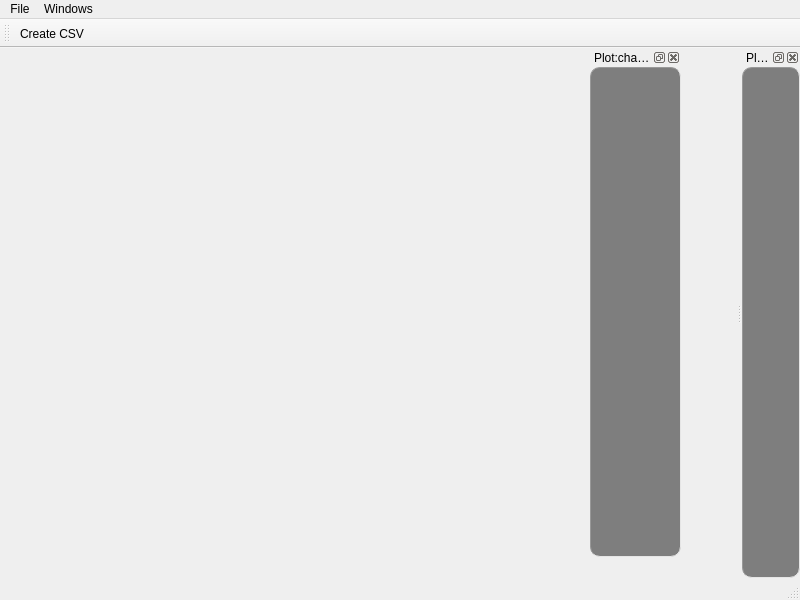
<?xml version="1.0" encoding="UTF-8"?>
<ui version="4.0">
 <class>recordPreview</class>
 <widget class="QMainWindow" name="recordPreview">
  <property name="windowModality">
   <enum>Qt::NonModal</enum>
  </property>
  <property name="geometry">
   <rect>
    <x>0</x>
    <y>0</y>
    <width>800</width>
    <height>600</height>
   </rect>
  </property>
  <property name="windowTitle">
   <string>MainWindow</string>
  </property>
  <property name="windowIcon">
   <iconset resource="logo.qrc">
    <normaloff>:/logo/logo</normaloff>:/logo/logo</iconset>
  </property>
  <widget class="QWidget" name="centralwidget">
   <widget class="QDockWidget" name="dockWidgetPlot_event_history">
    <property name="geometry">
     <rect>
      <x>590</x>
      <y>0</y>
      <width>91</width>
      <height>509</height>
     </rect>
    </property>
    <property name="windowIcon">
     <iconset>
      <normaloff>:/icon/Arcflash</normaloff>:/icon/Arcflash</iconset>
    </property>
    <property name="allowedAreas">
     <set>Qt::RightDockWidgetArea</set>
    </property>
    <property name="windowTitle">
     <string>Plot:change per time </string>
    </property>
    <widget class="QWidget" name="dockWidgetContents_4">
     <layout class="QGridLayout" name="gridLayout_4">
      <property name="leftMargin">
       <number>0</number>
      </property>
      <property name="topMargin">
       <number>0</number>
      </property>
      <property name="rightMargin">
       <number>0</number>
      </property>
      <property name="bottomMargin">
       <number>0</number>
      </property>
      <property name="spacing">
       <number>0</number>
      </property>
      <item row="0" column="0">
       <layout class="QHBoxLayout" name="horizontalLayout_4">
        <item>
         <widget class="QCustomPlot" name="curve_dfdt" native="true">
          <property name="styleSheet">
           <string notr="true">QWidget{
border: 1px solid   #999999;
border-radius:10px;
border-style: inset;
background-color:#7E7E7E;
}</string>
          </property>
         </widget>
        </item>
       </layout>
      </item>
     </layout>
    </widget>
   </widget>
  </widget>
  <widget class="QMenuBar" name="menubar">
   <property name="geometry">
    <rect>
     <x>0</x>
     <y>0</y>
     <width>800</width>
     <height>26</height>
    </rect>
   </property>
   <widget class="QMenu" name="menuSave">
    <property name="title">
     <string>File</string>
    </property>
    <widget class="QMenu" name="menuSave_As">
     <property name="title">
      <string>Save As</string>
     </property>
     <widget class="QMenu" name="menuPDF">
      <property name="title">
       <string>PDF</string>
      </property>
      <property name="icon">
       <iconset resource="icons.qrc">
        <normaloff>:/icon/icons/PDF-icon.png</normaloff>:/icon/icons/PDF-icon.png</iconset>
      </property>
      <addaction name="actionData_Plot_pdf"/>
      <addaction name="actionEvent_Plot_pdf"/>
     </widget>
     <widget class="QMenu" name="menuImage">
      <property name="title">
       <string>Image</string>
      </property>
      <property name="icon">
       <iconset resource="icons.qrc">
        <normaloff>:/icon/icons/image_icon.png</normaloff>:/icon/icons/image_icon.png</iconset>
      </property>
      <addaction name="actionData_plot_img"/>
      <addaction name="actionEvent_Plot_img"/>
     </widget>
     <addaction name="actionCreateCSV"/>
     <addaction name="menuPDF"/>
     <addaction name="menuImage"/>
    </widget>
    <addaction name="menuSave_As"/>
   </widget>
   <widget class="QMenu" name="menuWindows">
    <property name="title">
     <string>Windows</string>
    </property>
    <addaction name="actionWinDataPlot"/>
    <addaction name="actionWinEventPlot"/>
   </widget>
   <addaction name="menuSave"/>
   <addaction name="menuWindows"/>
  </widget>
  <widget class="QStatusBar" name="statusbar"/>
  <widget class="QDockWidget" name="dockWidgetPlot">
   <property name="windowIcon">
    <iconset>
     <normaloff>:/icon/Arcflash</normaloff>:/icon/Arcflash</iconset>
   </property>
   <property name="allowedAreas">
    <set>Qt::RightDockWidgetArea</set>
   </property>
   <property name="windowTitle">
    <string>Plot:Data</string>
   </property>
   <attribute name="dockWidgetArea">
    <number>2</number>
   </attribute>
   <widget class="QWidget" name="dockWidgetContents_3">
    <layout class="QGridLayout" name="gridLayout_3">
     <property name="leftMargin">
      <number>0</number>
     </property>
     <property name="topMargin">
      <number>0</number>
     </property>
     <property name="rightMargin">
      <number>0</number>
     </property>
     <property name="bottomMargin">
      <number>0</number>
     </property>
     <property name="spacing">
      <number>0</number>
     </property>
     <item row="0" column="0">
      <layout class="QHBoxLayout" name="horizontalLayout_3">
       <item>
        <widget class="QCustomPlot" name="curve_data" native="true">
         <property name="styleSheet">
          <string notr="true">QWidget{
border: 1px solid   #999999;
border-radius:10px;
border-style: inset;
background-color:#7E7E7E;
}</string>
         </property>
        </widget>
       </item>
      </layout>
     </item>
    </layout>
   </widget>
  </widget>
  <widget class="QToolBar" name="toolBar">
   <property name="windowTitle">
    <string>toolBar</string>
   </property>
   <attribute name="toolBarArea">
    <enum>TopToolBarArea</enum>
   </attribute>
   <attribute name="toolBarBreak">
    <bool>false</bool>
   </attribute>
   <addaction name="actionCreateCSV"/>
  </widget>
  <action name="actionCreateCSV">
   <property name="icon">
    <iconset resource="logo.qrc">
     <normaloff>:/logo/icons/csv_file_icon.png</normaloff>:/logo/icons/csv_file_icon.png</iconset>
   </property>
   <property name="text">
    <string>CSV</string>
   </property>
   <property name="iconText">
    <string>Create CSV</string>
   </property>
   <property name="toolTip">
    <string>Creates CSV using both light and pressure data</string>
   </property>
   <property name="iconVisibleInMenu">
    <bool>true</bool>
   </property>
  </action>
  <action name="actionWinDataPlot">
   <property name="checkable">
    <bool>true</bool>
   </property>
   <property name="text">
    <string>Data plot</string>
   </property>
  </action>
  <action name="actionData_Plot_pdf">
   <property name="text">
    <string>Data Plot</string>
   </property>
  </action>
  <action name="actionEvent_Plot_pdf">
   <property name="text">
    <string>Event Plot</string>
   </property>
  </action>
  <action name="actionData_plot_img">
   <property name="text">
    <string>Data plot</string>
   </property>
  </action>
  <action name="actionEvent_Plot_img">
   <property name="text">
    <string>Event plot</string>
   </property>
  </action>
  <action name="actionWinEventPlot">
   <property name="text">
    <string>Event plot</string>
   </property>
  </action>
 </widget>
 <customwidgets>
  <customwidget>
   <class>QCustomPlot</class>
   <extends>QWidget</extends>
   <header location="global">../qcustomplot.h</header>
   <container>1</container>
  </customwidget>
 </customwidgets>
 <resources>
  <include location="icons.qrc"/>
  <include location="logo.qrc"/>
 </resources>
 <connections/>
</ui>
